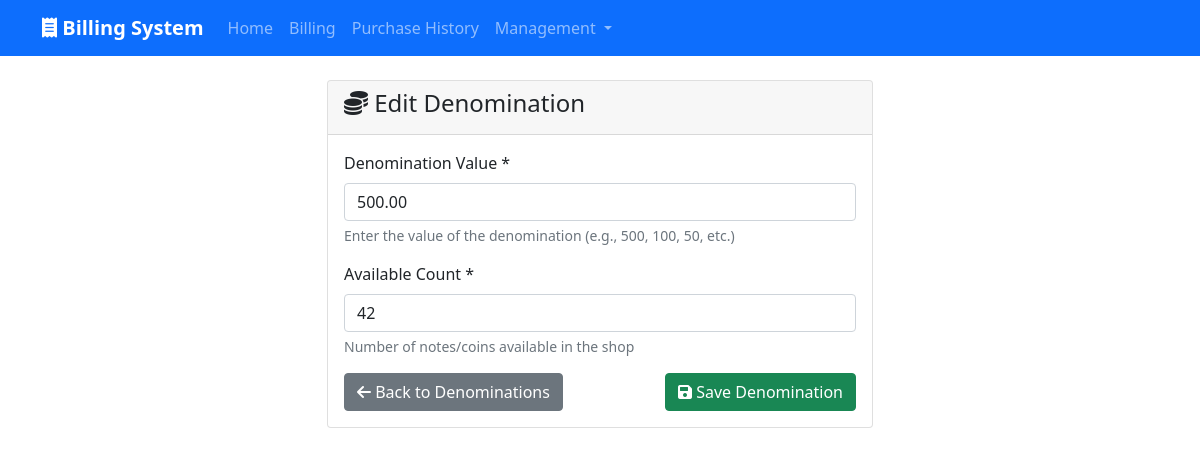
Page /denominations/10/edit/ on the earlier database version.
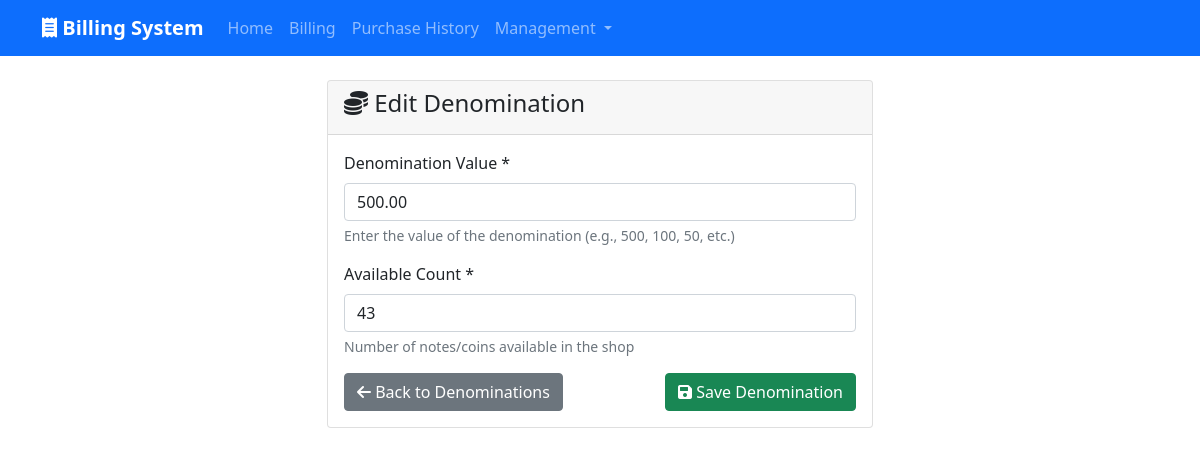
Same page on the later database version.
### billing/models.py (models this page shows, shortened)
class Denomination(models.Model):
    value = models.DecimalField(max_digits=10, decimal_places=2)
    count = models.PositiveIntegerField(default=0)
    class Meta:
        ordering = ['-value']

### billing/views.py (the view)
# urls.py: path('denominations/<int:pk>/edit/', views.denomination_edit, name='denomination_edit'),
def denomination_edit(request, pk):
    denomination = get_object_or_404(Denomination, pk=pk)
    if request.method == 'POST':
        form = DenominationForm(request.POST, instance=denomination)
        if form.is_valid():
            form.save()
            messages.success(request, 'Denomination updated successfully!')
            return redirect('denomination_list')
    else:
        form = DenominationForm(instance=denomination)
    return render(request, 'billing/denomination_form.html', {'form': form, 'title': 'Edit Denomination'})

### billing/forms.py
class DenominationForm(forms.ModelForm):
    class Meta:
        model = Denomination
        fields = ['value', 'count']
        widgets = {
            'value': forms.NumberInput(attrs={'class': 'form-control', 'step': '0.01', 'min': '0.01'}),
            'count': forms.NumberInput(attrs={'class': 'form-control', 'min': '0'}),
        }

### billing/templates/billing/denomination_form.html (shortened to what this page needs)
{% extends 'base.html' %}
{% block content %}
<div class="row">
    <div class="col-md-6 mx-auto">
        <div class="card">
            <div class="card-header">
                <h4><i class="fas fa-coins"></i> {{ title }}</h4>
            </div>
            <div class="card-body">
                <form method="POST">
                    <div class="mb-3">
                        <label for="{{ form.value.id_for_label }}" class="form-label">Denomination Value *</label>
                        {{ form.value }}
                        <div class="form-text">Enter the value of the denomination (e.g., 500, 100, 50, etc.)</div>
                    </div>
                    <div class="mb-3">
                        <label for="{{ form.count.id_for_label }}" class="form-label">Available Count *</label>
                        {{ form.count }}
                        <div class="form-text">Number of notes/coins available in the shop</div>
                    </div>
                    <div class="d-flex justify-content-between">
                        <a href="{% url 'denomination_list' %}" class="btn btn-secondary">
                            <i class="fas fa-arrow-left"></i> Back to Denominations
                        </a>
                        <button type="submit" class="btn btn-success">
                            <i class="fas fa-save"></i> Save Denomination
                        </button>
                    </div>
                </form>
            </div>
        </div>
    </div>
</div>
{% endblock %}

Differences in the rows shown:
changed Denomination: count "42" → "43"
